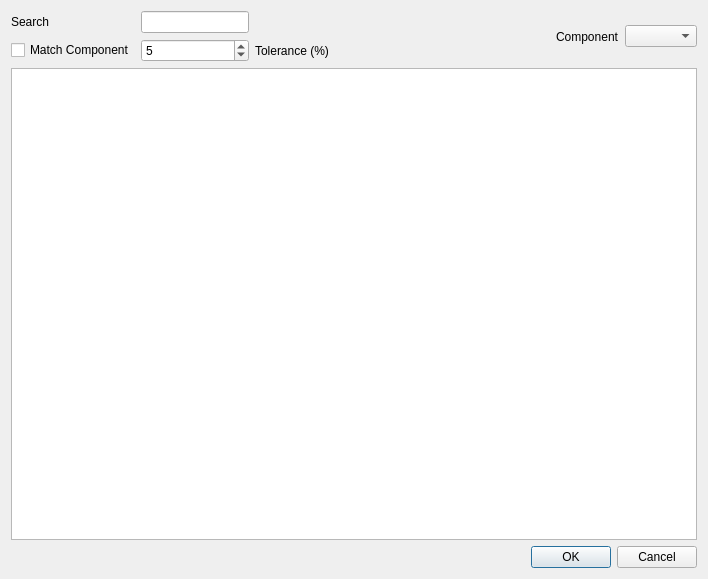
<?xml version="1.0" encoding="UTF-8"?>
<ui version="4.0">
 <class>DialogLookup</class>
 <widget class="QDialog" name="DialogLookup">
  <property name="geometry">
   <rect>
    <x>0</x>
    <y>0</y>
    <width>708</width>
    <height>579</height>
   </rect>
  </property>
  <property name="windowTitle">
   <string>Component lookup...</string>
  </property>
  <layout class="QVBoxLayout" name="verticalLayout">
   <item>
    <layout class="QHBoxLayout" name="horizontalLayout">
     <item>
      <layout class="QGridLayout" name="gridLayout_2">
       <item row="0" column="1">
        <widget class="QLineEdit" name="searchInput"/>
       </item>
       <item row="1" column="0">
        <widget class="QCheckBox" name="matchCheckbox">
         <property name="text">
          <string>Match Component</string>
         </property>
        </widget>
       </item>
       <item row="0" column="0">
        <widget class="QLabel" name="seachLabel">
         <property name="text">
          <string>Search</string>
         </property>
        </widget>
       </item>
       <item row="1" column="2">
        <widget class="QLabel" name="toleranceLabel">
         <property name="text">
          <string>Tolerance (%)</string>
         </property>
        </widget>
       </item>
       <item row="1" column="1">
        <widget class="Gui::PrefSpinBox" name="matchSpinbox">
         <property name="value">
          <number>5</number>
         </property>
         <property name="prefEntry" stdset="0">
          <cstring>Tolerance</cstring>
         </property>
         <property name="prefPath" stdset="0">
          <cstring>Mod/Material/Resources/Modules/Rocket/Dialog/DialogLookup</cstring>
         </property>
        </widget>
       </item>
      </layout>
     </item>
     <item>
      <spacer name="horizontalSpacer">
       <property name="orientation">
        <enum>Qt::Horizontal</enum>
       </property>
       <property name="sizeHint" stdset="0">
        <size>
         <width>0</width>
         <height>20</height>
        </size>
       </property>
      </spacer>
     </item>
     <item>
      <widget class="QLabel" name="lookupTypeLabel">
       <property name="text">
        <string>Component</string>
       </property>
      </widget>
     </item>
     <item>
      <widget class="QComboBox" name="lookupTypeCombo"/>
     </item>
    </layout>
   </item>
   <item>
    <widget class="QTableView" name="dbTable"/>
   </item>
   <item>
    <widget class="QDialogButtonBox" name="buttonBox">
     <property name="standardButtons">
      <set>QDialogButtonBox::Cancel|QDialogButtonBox::Ok</set>
     </property>
    </widget>
   </item>
  </layout>
 </widget>
 <customwidgets>
  <customwidget>
   <class>Gui::PrefSpinBox</class>
   <extends>QSpinBox</extends>
   <header>Gui/PrefWidgets.h</header>
  </customwidget>
 </customwidgets>
 <tabstops>
  <tabstop>searchInput</tabstop>
  <tabstop>matchCheckbox</tabstop>
  <tabstop>matchSpinbox</tabstop>
  <tabstop>lookupTypeCombo</tabstop>
  <tabstop>dbTable</tabstop>
 </tabstops>
 <resources/>
 <connections/>
</ui>
